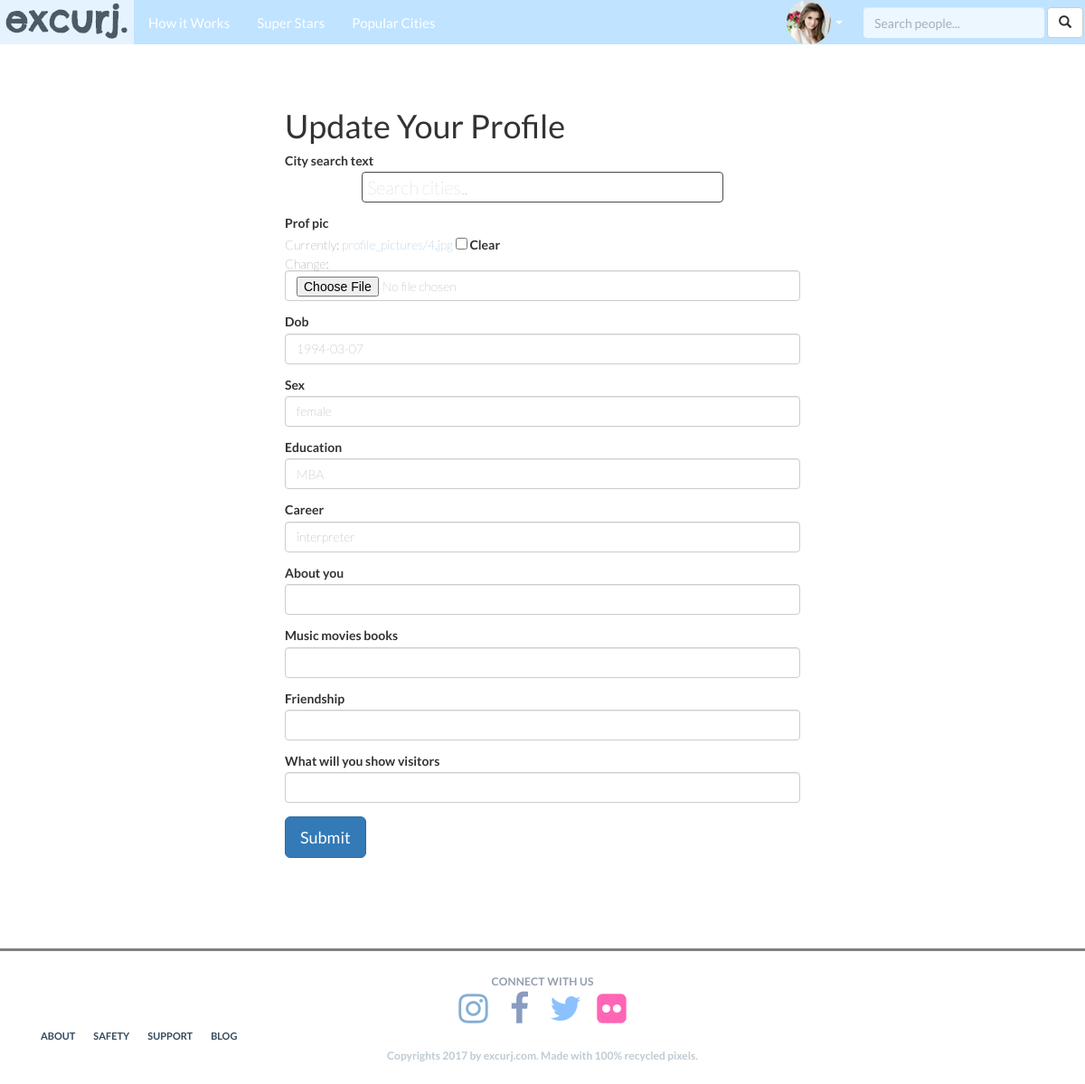
The page /editprofile/ (signed in) on the database its author committed.
### excurj/models.py (models this page shows, shortened)
class UserProfile(models.Model):
	user = models.OneToOneField(User, related_name='profile', primary_key=True) #Each User is related to only one User Profile
	city_search_text = models.CharField(blank=True, max_length=300)
	city = models.ForeignKey(City, blank=True, null=True, related_name='city') #Each User Profile must be related to one city.
	prof_pic = models.ImageField(blank=True, upload_to='profile_pictures')
	dob = models.DateField(blank=True, null=True)
	sex = models.CharField(max_length=10, blank=True)
	education = models.CharField(blank=True, max_length=200)
	career = models.CharField(blank=True, max_length=200)
	about_you = models.CharField(max_length=500, blank=True)
	music_movies_books = models.CharField(max_length=200, blank=True)
	friendship = models.CharField(max_length=500, blank=True)
	what_will_you_show_visitors = models.CharField(max_length=1000, blank=True)
	def age(self):
		import datetime
		return int((datetime.date.today() - self.dob).days / 365.25  )
	age = property(age)

### excurj/views.py (the view)
# urls.py: url(r'^editprofile/$', views.editprofile, name="editprofile"),
def editprofile(request):
	if request.method == 'POST':
		edit_profile_form = EditProfileForm(request.POST, instance=request.user.profile)
		if edit_profile_form.is_valid():
			profile = edit_profile_form.save(commit=False)
			if 'prof_pic' in request.FILES:#now save the profile pic
				profile.prof_pic = request.FILES['prof_pic']
			else:
				profile.prof_pic = 'profile_pictures/anon.png'
			if 'city_search_text' in request.POST:
				creat_city_object(request.POST['city_search_text'], profile)
			profile.save()
			return show_profile(request, request.user.username)
		else:
			print (profile_form.errors)
	else:
		if request.user.is_authenticated():
			edit_profile_form = EditProfileForm(instance=request.user.profile)
		else:
			return HttpResponseRedirect("/accounts/login/")
	return render(request, 'excurj/editprofile.html', {'edit_profile_form':edit_profile_form,})

### excurj/forms.py
class EditProfileForm(forms.ModelForm):
    class Meta:
        model = UserProfile
        exclude = ('city','user')#I'm testing to update these fields

### templates/excurj/editprofile.html (shortened to what this page needs)
{% extends 'excurj/base.html' %}
{% load staticfiles %}
{% load crispy_forms_tags %}
{% load widget_tweaks %}
{% block body_block %}
<div class="col-sm-6 col-sm-offset-3" style="margin-top: 100px;margin-bottom: 100px">
<h1>Update Your Profile</h1>
	<form method="post" action="?next=/" enctype="multipart/form-data">
            	 {{ edit_profile_form|crispy }}
	                <input type="submit" value="Submit" class="btn btn-primary btn-lg "/>
        </form>
</div>
{% endblock %}

### templates/excurj/base.html (shortened to what this page needs)
<!DOCTYPE html>
{% load staticfiles %}
{% load crispy_forms_tags %}
{% load widget_tweaks %}
<html lang="en">
  <head>
    <link href="{% static 'css/bootstrap.min.css'%} " rel="stylesheet">
    <link rel="stylesheet" type="text/css" href=" {% static 'css/style.css' %} ">
    <link href="//maxcdn.bootstrapcdn.com/font-awesome/4.2.0/css/font-awesome.min.css" rel="stylesheet">
    <link rel="stylesheet" href="https://ajax.googleapis.com/ajax/libs/jqueryui/1.12.1/themes/smoothness/jquery-ui.css">
  </head>
  <body>
    <div>
    	<nav class="navbar navbar-default navbar-fixed-top">
    		<div class="container-fluid">
          <div class="navbar-header">
            <a href=" {% url 'excurj:index' %} "><img src=" {% static 'images/logo.png' %} "></a>
          </div>
          <div class="collapse navbar-collapse " id="mainNavBar">
            <ul class="nav navbar-nav">
              <li><a href="{% url 'excurj:index' %}#how-it-works">How it Works</a></li>
              <li><a href=" {% url 'excurj:index' %}#superstars">Super Stars</a></li>
              <li><a href=" {% url 'excurj:index' %}#popularcities ">Popular Cities</a></li>
            </ul>
            <form class="navbar-form navbar-right no_mobile" action=" {% url 'excurj:search' %} ">
                <div class="form-group no_mobile">
                    <input type="text" name="q" class="form-control no_mobile" placeholder="Search people..." id="topsearchbox">
                </div>
                  <button type="submit" class="btn btn-default no_mobile"><span class="glyphicon glyphicon-search"></span></button>
            </form>
            <ul class="nav navbar-nav navbar-right">
            {% if not request.user.is_authenticated %}
              <li><a href=" {% url 'auth_login' %} ">LOG IN</a></li>
              <li><a href=" {% url 'registration_register' %} " id="jump">JOIN</a></li>
            {% else %}
            <li style="position: relative; background-color: transparent;" id="prof_li"><a href="  javascript:void(0)" style="display: inline;" class="no_mobile"> <img src=" {{request.user.profile.prof_pic.url}} " height="49px" width="49px" class="img-circle no_mobile"> <span class="caret no_mobile"></span> </a></li>
            {% endif %}
            </ul>
          </div>
        </div>
    	</nav>
    	{% block body_block %}{% endblock %}
    <footer>
      <div class="footer-container">
          <div class="call-to-action">Connect with us</div>
          <a href='#'><i class="fa fa-instagram fa-3x fa-fw"></i></a>
          <a href='#'><i class="fa fa-facebook fa-3x fa-fw"></i></a>
          <a href='#'><i class="fa fa-twitter fa-3x fa-fw"></i></a>
          <a href='#'><i class="fa fa-flickr fa-3x fa-fw"></i></a>
      </div>
      <div class="footer-links-container">
          <ul class="footer-links">
              <li> <a href="">ABOUT</a> </li>
              <li> <a href="">SAFETY</a> </li>
              <li> <a href="">SUPPORT</a> </li>
              <li> <a href="">BLOG</a> </li>
          </ul>
      </div>
      <div class="copyrights"><p>Copyrights 2017 by excurj.com. Made with 100% recycled pixels.</p></div>
    </footer>
	 </div>
  </body>
</html>

### static/css/style.css (style rules this page uses)
html { padding-top: 0px; line-height: 1.1; font-family: 'Lato', sans-serif !important; font-weight: lighter; }
body { line-height: 1.1; font-family: 'Lato', sans-serif !important; font-weight: lighter; }
nav.navbar { border-bottom: 1px solid white; background-color: rgba(99,184,255,0.4); transition: background-color 1s ease 0s; font-weight: bolder; font-size: 15px; height: 10px; }
.navbar-header { opacity: .6; }
.navbar-default .navbar-nav>li>a { color: white; }
.container-fluid { padding: 0; }
#topsearchbox { width: 200px; -webkit-transition: width 0.4s ease; transition: width 0.4s ease; border: none; opacity: .7; }
#google_city_search { font-size: 20px; font-weight: lighter; transition: width 2s ease; }
#google_city_search { width: 700px; margin: auto; padding: 20px; transition: padding .0s ease; opacity: 0.7; border: none; }
.prof_search#google_city_search { width: 400px; margin: auto; padding: 5px; transition: padding .0s ease; opacity: 0.7; border: 1px solid black; font-size: 20px; }
footer { background-color: white; border-top: 3px solid grey; font-size: .9em; padding: 2.2rem 0 1.5rem; text-align: center; clear: left; }
.footer-container { margin: 0 20px; max-width: 1240px; clear: both; }
.footer-links-container { margin: 5px; }
ul.footer-links { margin: 0px; }
ul.footer-links li { list-style-type: none; float: left; text-transform: uppercase; margin-right: 20px; margin-bottom: 0.75em; font-size: 1.1rem; font-weight: bold; }
ul.footer-links li a { display: block; color: #34495e; }
.copyrights { text-align: center; clear: left; text-transform: none; font-size: 12px; font-weight: 700; color: #bfcad2; }
.call-to-action { color: #929dad; font-size: 12px; font-weight: 700; letter-spacing: .2px; text-transform: uppercase; padding: 5px; }
.fa-twitter { color: #4099FF; }
.fa-facebook { color: #3B5998; }
.fa-flickr { color: #ff0084; }
.fa { opacity: 0.6; transition: 0s; -webkit-transition: 0s; }
.navbar-default .navbar-collapse, .navbar-default .navbar-form { padding: 0 8px; }
.container-fluid>.navbar-collapse, .container-fluid>.navbar-header, .container>.navbar-collapse, .container>.navbar-header { margin-right: 1px; margin-left: -5px; }

### rows shown on the page
UserProfile: dob "1994-03-07", sex "female", education "MBA", career "interpreter"
